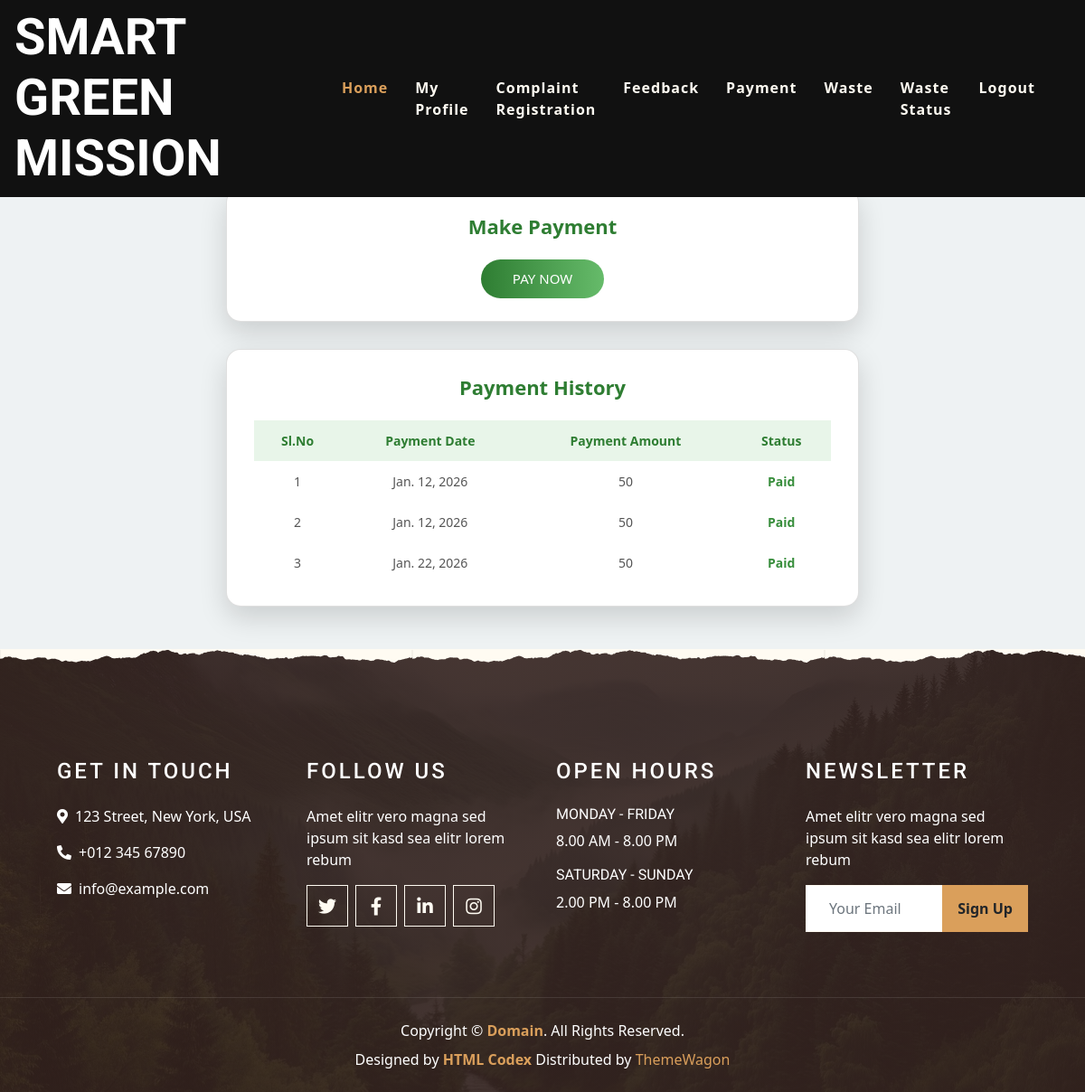
/User/Payment/ (signed in), run on the app's committed database.
### User/models.py (models this page shows)
class tbl_payment(models.Model):
    payment_amount=models.IntegerField(default=50)
    payment_date=models.DateField(auto_now_add=True)
    user_id=models.ForeignKey(tbl_user,on_delete=models.CASCADE)
    payment_status=models.IntegerField(default=0)

### User/views.py (the view)
# urls.py: path('Payment/',views.Payment,name="Payment"),
def Payment(request):
    if "uid" not in request.session:
        return redirect("Guest:Login")
    else:
        userId=tbl_user.objects.get(id=request.session['uid'])
        paymentdata=tbl_payment.objects.filter(user_id=userId)
        if request.method=="POST":
            tbl_payment.objects.create(user_id=userId,payment_status=1)
            return render(request,"User/Payment.html",{'msg':' Payment Successfull'})
        else:
            return render(request,"User/Payment.html",{'paymentdata':paymentdata})

### User/Templates/User/Payment.html (shortened to what this page needs)
{% extends 'User/Head.html' %}
{% block content %}
<!DOCTYPE html>
<html lang="en">
<head>
</head>
<body>
<div class="payment-container">
    <div class="card">
        <div class="title">Make Payment</div>
        <form action="" method="post">
            <div style="text-align:center;">
                <input type="submit" name="txt_pay" value="PAY NOW">
            </div>
        </form>
    </div>
    <div class="card">
        <div class="title">Payment History</div>
        <table>
            <tr>
                <th>Sl.No</th>
                <th>Payment Date</th>
                <th>Payment Amount</th>
                <th>Status</th>
            </tr>
            {% for i in paymentdata %}
            <tr>
                <td>{{forloop.counter}}</td>
                <td>{{i.payment_date}}</td>
                <td>{{i.payment_amount}}</td>
                <td>
                    {% if i.payment_status == 1 %}
                        <span class="status">Paid</span>
                    {% else %}
                        Pending
                    {% endif %}
                </td>
            </tr>
            {% endfor %}
        </table>
    </div>
</div>
</body>
</html>
{% endblock content %}

### User/Templates/User/Payment.html (style rules this page uses)
body { background: #eef2f3; font-family: "Segoe UI", Tahoma, sans-serif; }
.payment-container { width: 90%; max-width: 700px; margin: 40px auto; animation: fadeIn 0.7s ease; }
.card { background: #ffffff; border-radius: 16px; box-shadow: 0 12px 30px rgba(0,0,0,0.15); padding: 25px 30px; margin-bottom: 30px; }
.title { text-align: center; font-size: 22px; font-weight: bold; color: #2e7d32; margin-bottom: 20px; }
table { width: 100%; border-collapse: collapse; }
td, th { padding: 12px; text-align: center; font-size: 14px; }
th { background: #e8f5e9; color: #2e7d32; font-weight: bold; }
input[type="submit"] { background: linear-gradient(90deg, #2e7d32, #66bb6a); color: white; border: none; padding: 10px 35px; font-size: 15px; border-radius: 22px; cursor: pointer; transition: 0.3s; }
.status { font-weight: bold; color: #388e3c; }

### data on the page
tbl_payment: payment_date "Jan. 12, 2026", payment_amount "50", payment_status "Paid"
tbl_payment: payment_date "Jan. 12, 2026", payment_amount "50", payment_status "Paid"
tbl_payment: payment_date "Jan. 22, 2026", payment_amount "50", payment_status "Paid"
